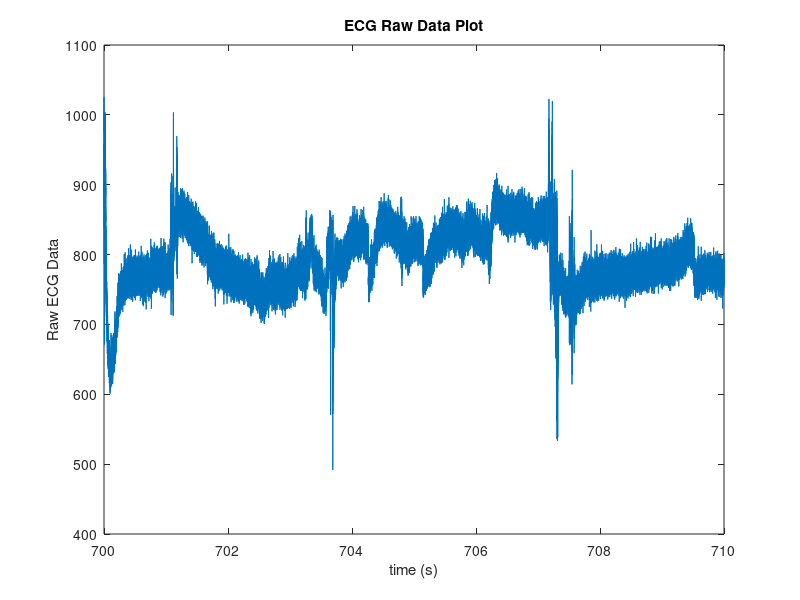
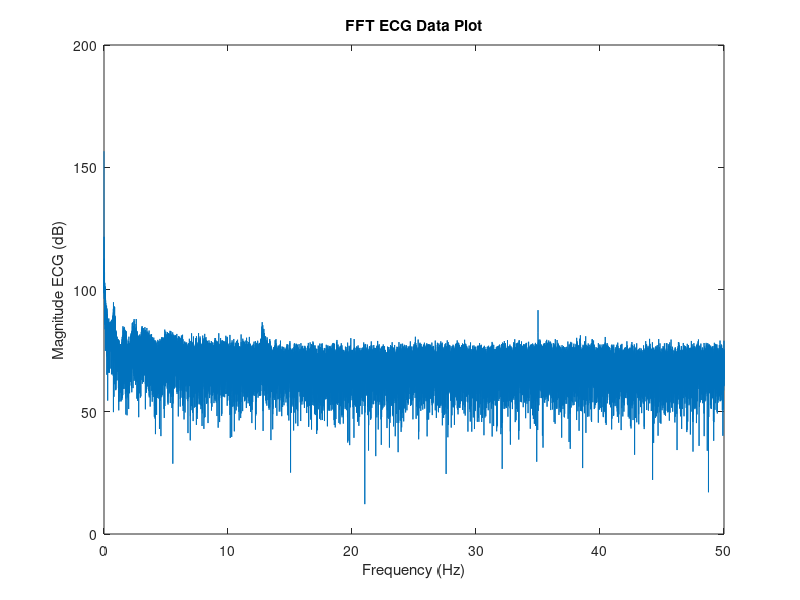
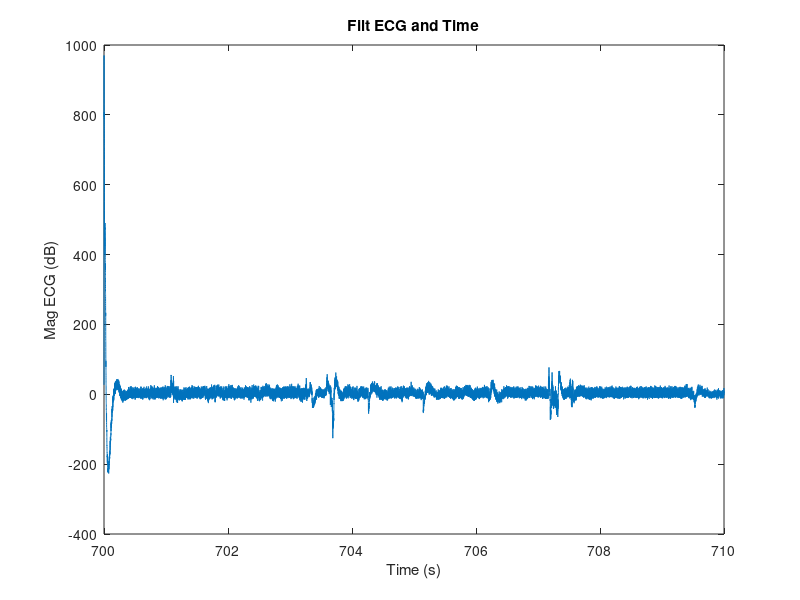
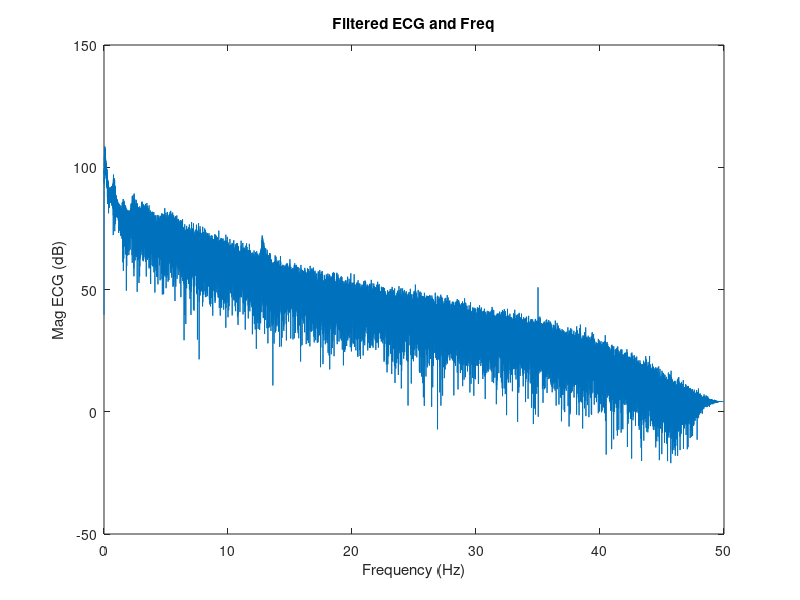

The MATLAB script that drew these images, in order:
%{
Bhautik (Brian) Amin
Biomedical Signals and Systems Matlab Problem
%}

%load  {ecg, fs}
load ('ECG_assign(1).mat')

%Ts is sampling time (1/Hz)
Ts = 1/Fs;

%Define time row vector for 
%Between 700-710 seconds
t = linspace(700,710,length(ecg));

%plot t on x, plot ecg raw on y
figure
plot(t,ecg);
title('ECG Raw Data Plot');
xlabel('time (s)');
ylabel('Raw ECG Data');

%FFT of ecg data
f_ecg = fft(ecg);


%plot fourier transform of ecg (magnitidue, dB) against positive frequency
magf_ecg = abs(f_ecg(1:ceil(length(f_ecg)/2)));
freq = linspace(0,Fs/2,length(magf_ecg));
figure
plot(freq,20*log10(magf_ecg));
title('FFT ECG Data Plot');
xlabel('Frequency (Hz)');
ylabel('Magnitude ECG (dB)');



%Filter

%2nd order bandpass filter 0.1 to 12 Hz
[b,a] = butter(2,[(0.1/Fs),(12/Fs)],'bandpass');
filt_ecg = filter(b,a,ecg);

%Plot with time
figure 
plot(t,filt_ecg)
title('Filt ECG and Time');
xlabel('Time (s)'), ylabel('Mag ECG (dB)');

%Plot with Frequency
F_filt_ecg = fft(filt_ecg);
magF_filt_ecg = abs(F_filt_ecg(1:ceil(length(F_filt_ecg)/2)));
figure
plot(freq,20*log10(magF_filt_ecg))
title('Filtered ECG and Freq')
xlabel('Frequency (Hz)'), ylabel('Mag ECG (dB)');






